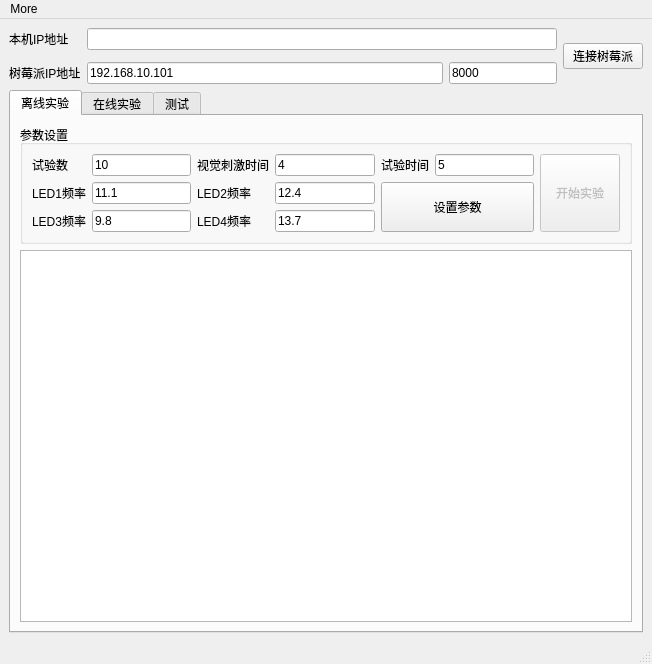
<?xml version="1.0" encoding="UTF-8"?>
<ui version="4.0">
 <class>MainWindow</class>
 <widget class="QMainWindow" name="MainWindow">
  <property name="geometry">
   <rect>
    <x>0</x>
    <y>0</y>
    <width>652</width>
    <height>664</height>
   </rect>
  </property>
  <property name="windowTitle">
   <string>基于SSVEP上肢康复机器人系统</string>
  </property>
  <widget class="QWidget" name="centralwidget">
   <layout class="QGridLayout" name="gridLayout_3">
    <item row="2" column="0">
     <widget class="QLabel" name="ServiceIPlabel">
      <property name="text">
       <string>树莓派IP地址</string>
      </property>
     </widget>
    </item>
    <item row="0" column="3" rowspan="3">
     <widget class="QPushButton" name="ConnectButton">
      <property name="text">
       <string>连接树莓派</string>
      </property>
     </widget>
    </item>
    <item row="2" column="2">
     <widget class="QLineEdit" name="ClientIPPortlineEdit">
      <property name="sizePolicy">
       <sizepolicy hsizetype="Minimum" vsizetype="Fixed">
        <horstretch>0</horstretch>
        <verstretch>0</verstretch>
       </sizepolicy>
      </property>
      <property name="text">
       <string>8000</string>
      </property>
     </widget>
    </item>
    <item row="0" column="1" colspan="2">
     <widget class="QLineEdit" name="ClientIPlineEdit"/>
    </item>
    <item row="3" column="0" colspan="4">
     <widget class="QTabWidget" name="tabWidget">
      <property name="currentIndex">
       <number>0</number>
      </property>
      <widget class="QWidget" name="OfflineWidget">
       <attribute name="title">
        <string>离线实验</string>
       </attribute>
       <layout class="QGridLayout" name="gridLayout">
        <item row="1" column="0">
         <widget class="QTextBrowser" name="textBrowser"/>
        </item>
        <item row="0" column="0">
         <widget class="QGroupBox" name="groupBox">
          <property name="title">
           <string>参数设置</string>
          </property>
          <layout class="QGridLayout" name="gridLayout_2">
           <item row="1" column="1">
            <widget class="QLineEdit" name="LED1lineEdit">
             <property name="text">
              <string>11.1</string>
             </property>
            </widget>
           </item>
           <item row="2" column="2">
            <widget class="QLabel" name="label_7">
             <property name="text">
              <string>LED4频率</string>
             </property>
            </widget>
           </item>
           <item row="1" column="3">
            <widget class="QLineEdit" name="LED2lineEdit">
             <property name="text">
              <string>12.4</string>
             </property>
            </widget>
           </item>
           <item row="0" column="2">
            <widget class="QLabel" name="label_2">
             <property name="text">
              <string>视觉刺激时间</string>
             </property>
            </widget>
           </item>
           <item row="0" column="4">
            <widget class="QLabel" name="label_3">
             <property name="text">
              <string>试验时间</string>
             </property>
            </widget>
           </item>
           <item row="0" column="0">
            <widget class="QLabel" name="label">
             <property name="text">
              <string>试验数</string>
             </property>
            </widget>
           </item>
           <item row="1" column="0">
            <widget class="QLabel" name="label_4">
             <property name="text">
              <string>LED1频率</string>
             </property>
            </widget>
           </item>
           <item row="1" column="2">
            <widget class="QLabel" name="label_5">
             <property name="text">
              <string>LED2频率</string>
             </property>
            </widget>
           </item>
           <item row="2" column="0">
            <widget class="QLabel" name="label_6">
             <property name="text">
              <string>LED3频率</string>
             </property>
            </widget>
           </item>
           <item row="2" column="3">
            <widget class="QLineEdit" name="LED4lineEdit">
             <property name="text">
              <string>13.7</string>
             </property>
            </widget>
           </item>
           <item row="0" column="1">
            <widget class="QLineEdit" name="TrialslineEdit">
             <property name="text">
              <string>10</string>
             </property>
            </widget>
           </item>
           <item row="0" column="3">
            <widget class="QLineEdit" name="EVTimelineEdit">
             <property name="text">
              <string>4</string>
             </property>
            </widget>
           </item>
           <item row="0" column="5">
            <widget class="QLineEdit" name="TrialTimelineEdit">
             <property name="text">
              <string>5</string>
             </property>
            </widget>
           </item>
           <item row="1" column="4" rowspan="2" colspan="2">
            <widget class="QPushButton" name="SettingButton">
             <property name="sizePolicy">
              <sizepolicy hsizetype="Minimum" vsizetype="Expanding">
               <horstretch>0</horstretch>
               <verstretch>0</verstretch>
              </sizepolicy>
             </property>
             <property name="text">
              <string>设置参数</string>
             </property>
            </widget>
           </item>
           <item row="2" column="1">
            <widget class="QLineEdit" name="LED3lineEdit">
             <property name="text">
              <string>9.8</string>
             </property>
            </widget>
           </item>
           <item row="0" column="7" rowspan="3">
            <widget class="QPushButton" name="OfflineBeginButton">
             <property name="enabled">
              <bool>false</bool>
             </property>
             <property name="sizePolicy">
              <sizepolicy hsizetype="Minimum" vsizetype="Expanding">
               <horstretch>0</horstretch>
               <verstretch>0</verstretch>
              </sizepolicy>
             </property>
             <property name="text">
              <string>开始实验</string>
             </property>
            </widget>
           </item>
          </layout>
         </widget>
        </item>
       </layout>
      </widget>
      <widget class="QWidget" name="OnLineWidget">
       <attribute name="title">
        <string>在线实验</string>
       </attribute>
      </widget>
      <widget class="QWidget" name="CheckWidget">
       <attribute name="title">
        <string>测试</string>
       </attribute>
      </widget>
     </widget>
    </item>
    <item row="2" column="1">
     <widget class="QLineEdit" name="ServiceIPlineEdit">
      <property name="text">
       <string>192.168.10.101</string>
      </property>
     </widget>
    </item>
    <item row="0" column="0">
     <widget class="QLabel" name="ClientIPlabel">
      <property name="text">
       <string>本机IP地址</string>
      </property>
     </widget>
    </item>
   </layout>
  </widget>
  <widget class="QMenuBar" name="menubar">
   <property name="geometry">
    <rect>
     <x>0</x>
     <y>0</y>
     <width>652</width>
     <height>26</height>
    </rect>
   </property>
   <widget class="QMenu" name="menuMore">
    <property name="title">
     <string>More</string>
    </property>
   </widget>
   <addaction name="menuMore"/>
  </widget>
  <widget class="QStatusBar" name="statusbar"/>
 </widget>
 <resources/>
 <connections/>
</ui>
